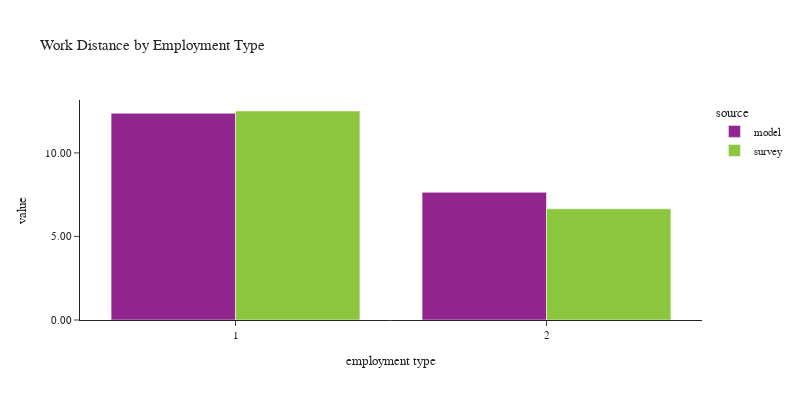

The code cell stored with this chart in its notebook:
### Code cell
plot_work_location(df_workers, 'pwtyp', 'Employment Type', 'employment type')

### Figure 1 — Plotly figure (JSON) as saved in the notebook; plotly's stock layout.template omitted (floating-point values rounded to 4 significant figures)
{"data": [{"alignmentgroup": "True", "customdata": [[1786560], [436932]], "hovertemplate": "source=model<br>pwtyp=%{x}<br>value=%{y}<br>sample count=%{customdata[0]}<extra></extra>", "legendgroup": "model", "marker": {"color": "#91268F", "pattern": {"shape": ""}}, "name": "model", "offsetgroup": "model", "orientation": "v", "showlegend": true, "textposition": "auto", "type": "bar", "x": [1, 2], "xaxis": "x", "y": [12.37, 7.64], "yaxis": "y"}, {"alignmentgroup": "True", "customdata": [[2335], [488]], "hovertemplate": "source=survey<br>pwtyp=%{x}<br>value=%{y}<br>sample count=%{customdata[0]}<extra></extra>", "legendgroup": "survey", "marker": {"color": "#8CC63E", "pattern": {"shape": ""}}, "name": "survey", "offsetgroup": "survey", "orientation": "v", "showlegend": true, "textposition": "auto", "type": "bar", "x": [1, 2], "xaxis": "x", "y": [12.51, 6.652], "yaxis": "y"}], "layout": {"barmode": "group", "font": {"size": 11}, "height": 400, "legend": {"title": {"text": "source"}, "tracegroupgap": 0}, "title": {"text": "Work Distance by Employment Type"}, "width": 800, "xaxis": {"anchor": "y", "domain": [0.0, 1.0], "title": {"text": "employment type"}}, "yaxis": {"anchor": "x", "domain": [0.0, 1.0], "tickformat": ".2f", "title": {"text": "value"}}}}
